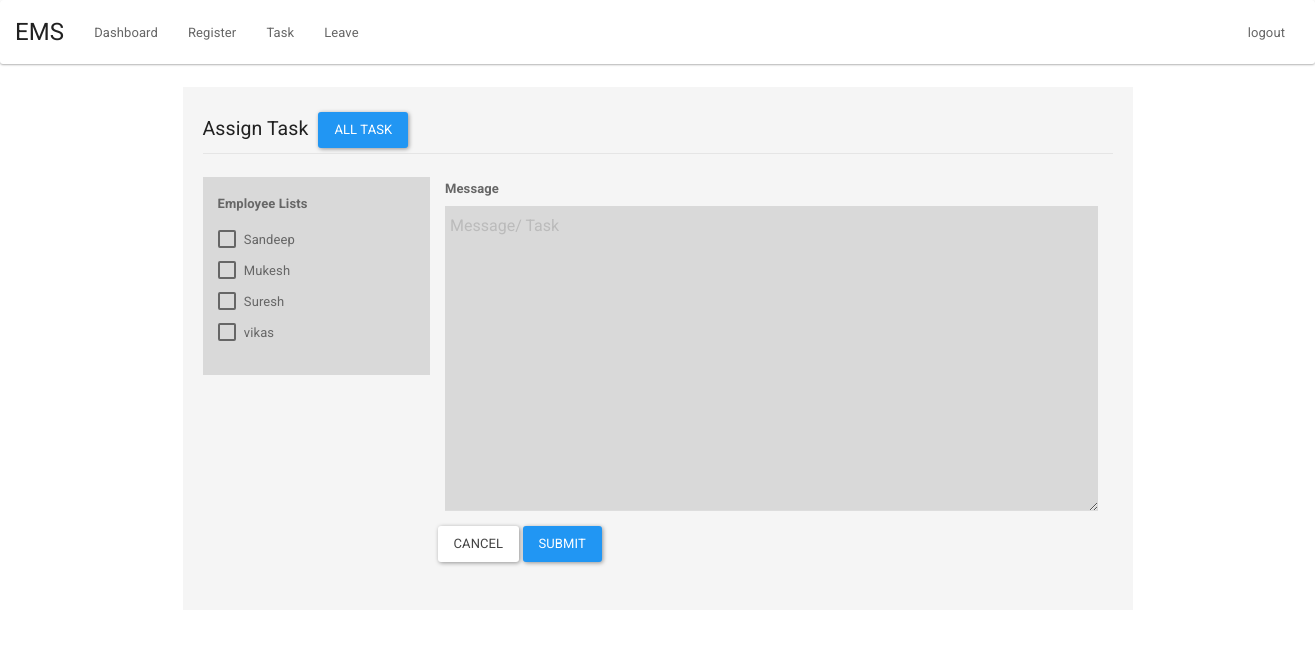
Screenshot of /admin/task.php (signed in) with the database file from the repository.
### tables this page shows
CREATE TABLE `users` (
  `user_id` int(255) NOT NULL,
  `name` varchar(1000) NOT NULL,
  `email` varchar(1000) NOT NULL,
  `password` varchar(1000) NOT NULL,
  `department` varchar(1000) NOT NULL,
  `role` varchar(100) NOT NULL,
  `created_on` timestamp NOT NULL DEFAULT CURRENT_TIMESTAMP ON UPDATE CURRENT_TIMESTAMP
);

### admin/task.php (the view, shortened to what this page needs)
<?php include "../auth/auth.php";?>
<html>
<head>
<link rel="stylesheet" href="../css/style.css">
</head>
<body>
<?php include "header.php";?>
<div class="container">
<div class="col-xs-10 col-xs-push-1 well">
<form class="form-horizontal" method="post" action="insert-task.php" onsubmit="return formvalidation();">
  <fieldset>
    <legend>Assign Task  <a href="all-task.php" class="btn btn-primary" style="margin:5px;">All Task</a></legend>
	<div class="col-xs-3" style="background-color:#d9d9d9;padding:15px;">
	<div class="form-group">
      <label class="col-lg-12"><b>Employee Lists</b></label>
      <div class="col-lg-12">
	  <?php
  $query="Select * from users where `role`='employee' order by user_id DESC";
	$res=mysqli_query($conn, $query);
	while($row=mysqli_fetch_array($res))
	{
  ?>
        <div class="checkbox">
          <label>
            <input type="checkbox" name="emp[]" value="<?php echo $row['user_id'];?>" >
           <?php echo $row['name'];?>
          </label>
        </div>
	<?php  } ?>
      </div>
    </div>
	</div>
	<div class="col-xs-9">
	<div class="form-group">
      <label for="inputEmail" class="col-lg-12"><b>Message</b></label>
      <div class="col-lg-12">
        <textarea class="form-control" rows="10" name="message" placeholder="Message/ Task" style="background-color:#d9d9d9;padding:5px;"></textarea>
      </div>
    </div>
	</div>
    <div class="form-group">
      <div class="col-lg-12 col-lg-offset-3">
        <button type="reset" class="btn btn-default">Cancel</button>
        <button type="submit" class="btn btn-primary">Submit</button>
      </div>
    </div>
  </fieldset>
</form>
</div>
</div>
</body>
</html>

### rows the page displays
users: name "Sandeep"
users: name "Mukesh"
users: name "Suresh"
users: name "vikas"
